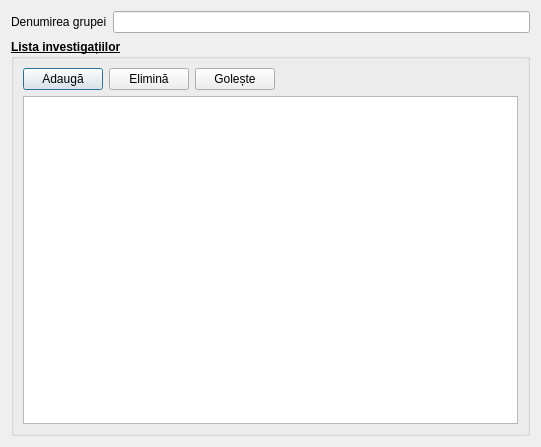
<?xml version="1.0" encoding="UTF-8"?>
<ui version="4.0">
 <class>GroupInvestigation</class>
 <widget class="QDialog" name="GroupInvestigation">
  <property name="geometry">
   <rect>
    <x>0</x>
    <y>0</y>
    <width>541</width>
    <height>447</height>
   </rect>
  </property>
  <property name="font">
   <font>
    <family>Segoe UI</family>
   </font>
  </property>
  <property name="windowTitle">
   <string>Dialog</string>
  </property>
  <layout class="QGridLayout" name="gridLayout">
   <item row="0" column="1">
    <widget class="QLineEdit" name="nameGroup"/>
   </item>
   <item row="0" column="0">
    <widget class="QLabel" name="label">
     <property name="text">
      <string>Denumirea grupei</string>
     </property>
    </widget>
   </item>
   <item row="1" column="0" colspan="2">
    <widget class="QGroupBox" name="groupBox">
     <property name="font">
      <font>
       <family>Segoe UI</family>
       <bold>true</bold>
       <underline>true</underline>
      </font>
     </property>
     <property name="title">
      <string>Lista investigațiilor</string>
     </property>
     <layout class="QGridLayout" name="gridLayout_2">
      <item row="0" column="0">
       <widget class="QPushButton" name="btnAdd">
        <property name="font">
         <font>
          <family>Segoe UI</family>
          <bold>false</bold>
          <underline>false</underline>
         </font>
        </property>
        <property name="text">
         <string>Adaugă</string>
        </property>
        <property name="icon">
         <iconset resource="../../resources/resource.qrc">
          <normaloff>:/img/toolBar/add.png</normaloff>:/img/toolBar/add.png</iconset>
        </property>
       </widget>
      </item>
      <item row="0" column="1">
       <widget class="QPushButton" name="btnRemove">
        <property name="font">
         <font>
          <family>Segoe UI</family>
          <bold>false</bold>
          <underline>false</underline>
         </font>
        </property>
        <property name="text">
         <string>Elimină</string>
        </property>
        <property name="icon">
         <iconset resource="../../resources/resource.qrc">
          <normaloff>:/img/toolBar/delete.png</normaloff>:/img/toolBar/delete.png</iconset>
        </property>
       </widget>
      </item>
      <item row="0" column="2">
       <widget class="QPushButton" name="btnClear">
        <property name="font">
         <font>
          <family>Segoe UI</family>
          <bold>false</bold>
          <underline>false</underline>
         </font>
        </property>
        <property name="text">
         <string>Golește</string>
        </property>
        <property name="icon">
         <iconset resource="../../resources/resource.qrc">
          <normaloff>:/img/toolBar/delete.png</normaloff>:/img/toolBar/delete.png</iconset>
        </property>
       </widget>
      </item>
      <item row="0" column="3">
       <spacer name="horizontalSpacer">
        <property name="orientation">
         <enum>Qt::Orientation::Horizontal</enum>
        </property>
        <property name="sizeHint" stdset="0">
         <size>
          <width>238</width>
          <height>20</height>
         </size>
        </property>
       </spacer>
      </item>
      <item row="1" column="0" colspan="4">
       <widget class="QTableView" name="tableView">
        <property name="font">
         <font>
          <family>Segoe UI</family>
          <bold>false</bold>
          <underline>false</underline>
         </font>
        </property>
       </widget>
      </item>
     </layout>
    </widget>
   </item>
  </layout>
 </widget>
 <resources>
  <include location="../../resources/resource.qrc"/>
 </resources>
 <connections/>
</ui>
